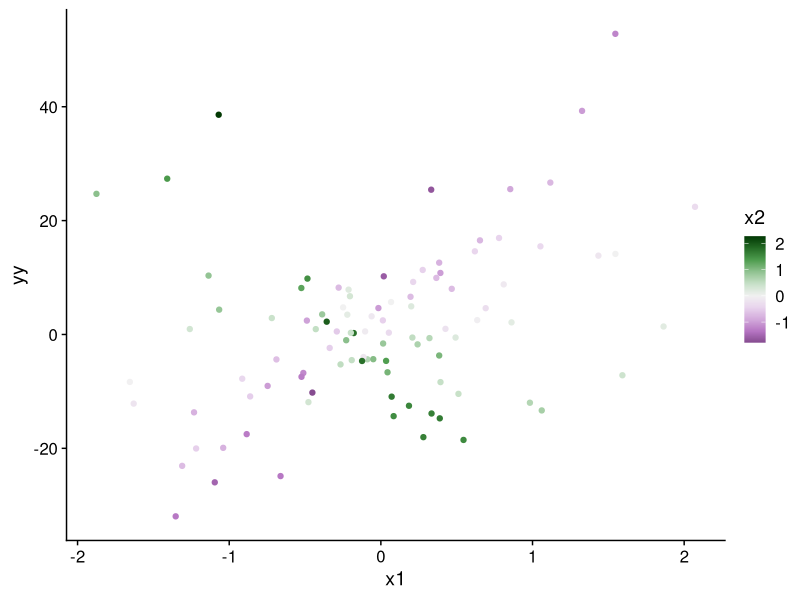
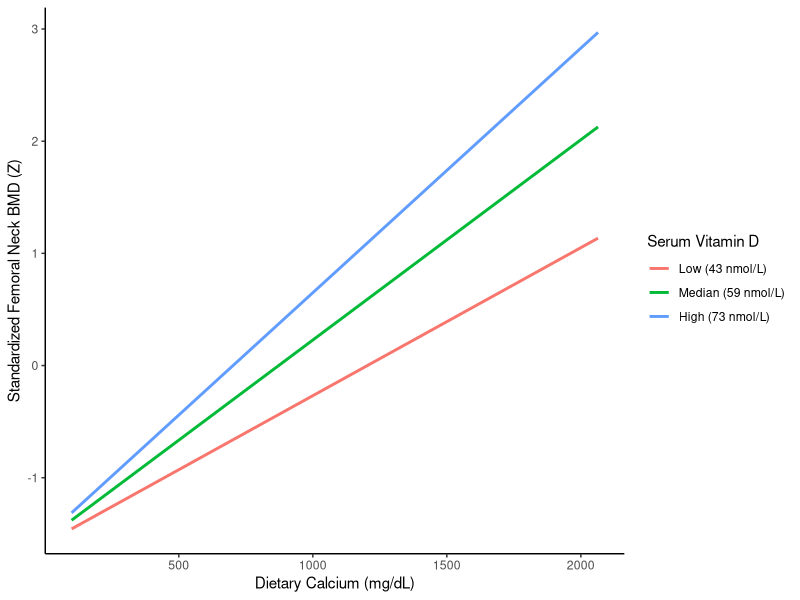

The R source for these figures, in order:
library(tidyverse)
library(colorspace)
library(cowplot)
theme_set(theme_cowplot())

set.seed(374362)

b1 <- 5
b2 <- -5
b3 <- -20

dat <- tibble(
  x1 = rnorm(100),
  x2 = rnorm(100),
  yy = b1 * x1 + b2 * x2 + b3 * x1 * x2 + rnorm(100, 1, 4)
)


dat |>
  ggplot(aes(x1, yy, color = x2)) +
  geom_point() +
  scale_color_continuous_diverging(palette = "Purple-Green")


library(tidyverse)
library(glue)

set.seed(2389472)
n <- 500

d <- tibble(
  age = round(runif(n, 25, 75)),
  calcium = round(rnorm(n, mean = 900, sd = 400)),
  vitamin_d = round(rnorm(n, mean = 60, sd = 25), 1)
) |>
  mutate(
    calcium = pmax(calcium, 100),
    vitamin_d = pmax(vitamin_d, 10)
  )

d <- d |>
  mutate(
    bmd_raw = 0.95 +
      0.00005 * calcium + # increase
      0.0008 * vitamin_d + # increase
      0.00001 * calcium * vitamin_d - # Ca x VitD
      0.004 * age + # BMD decrease with age
      rnorm(n, mean = 0, sd = 0.1),
    bmd = as.numeric(scale(bmd_raw)) # Z-score
  )

fm <- lm(bmd ~ calcium * vitamin_d + age, data = d)
summary(fm)

vd_cuts <- quantile(d$vitamin_d, probs = c(0.25, 0.50, 0.75))

grid <- crossing(
  calcium = seq(min(d$calcium), max(d$calcium), length.out = 100),
  vitamin_d = vd_cuts,
  age = median(d$age)
)

grid <- grid |>
  mutate(
    predicted_bmd = predict(fm, newdata = grid),
    vitamin_d_level = factor(
      vitamin_d,
      levels = vd_cuts,
      labels = glue(
        "{c('Low', 'Median', 'High')} ({round(vd_cuts)} nmol/L)"
      )
    )
  )

ggplot(grid, aes(x = calcium, y = predicted_bmd, color = vitamin_d_level)) +
  geom_line(linewidth = 1) +
  labs(
    x = "Dietary Calcium (mg/dL)",
    y = "Standardized Femoral Neck BMD (Z)",
    color = "Serum Vitamin D"
  ) +
  theme_classic()
